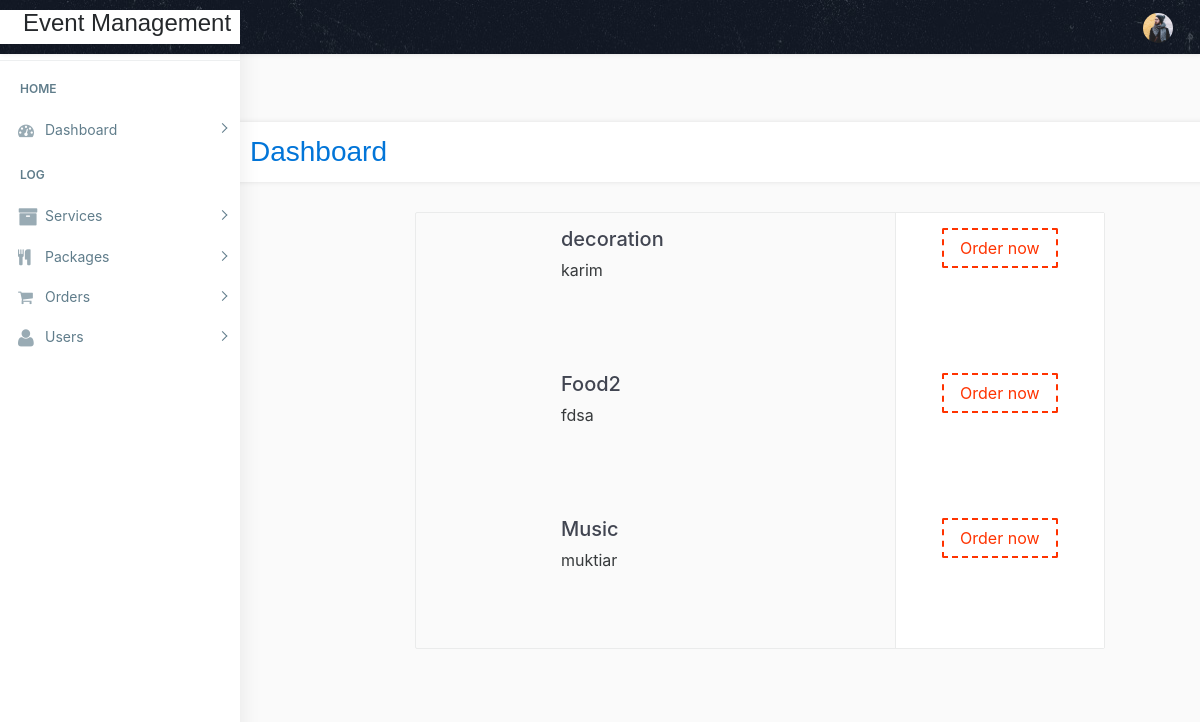
Before: /admin/all_dealer_service.php (signed in) with the older database file.
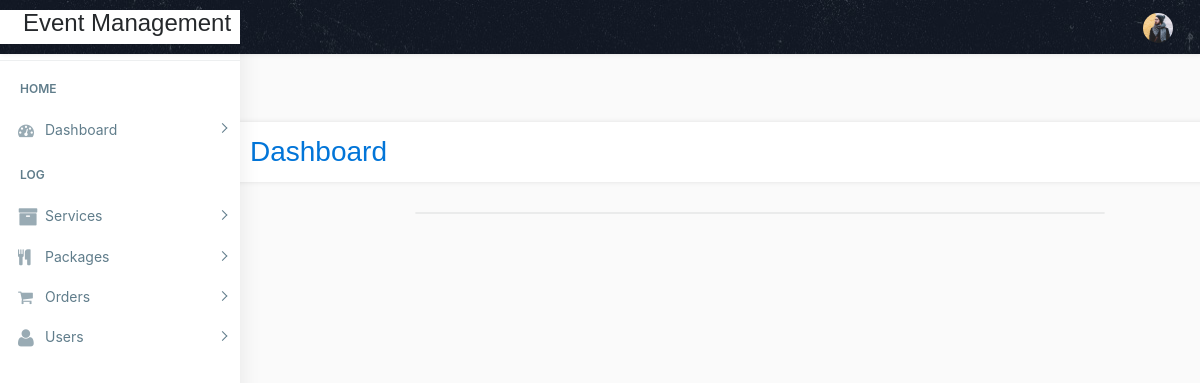
After: the same page with the newer database file.
### tables this page shows
CREATE TABLE `dealer` (
  `de_id` int(222) NOT NULL,
  `dc_name` varchar(222) NOT NULL,
  `username` varchar(222) NOT NULL,
  `f_name` varchar(222) NOT NULL,
  `l_name` varchar(222) NOT NULL,
  `email` varchar(222) NOT NULL,
  `password` varchar(222) NOT NULL,
  `phone` varchar(222) NOT NULL,
  `address` text NOT NULL
);

### admin/all_dealer_service.php (the view, shortened to what the changed rows need)
<!DOCTYPE html>
<html lang="en">
<?php
include("../connection/connect.php");
if(empty($_SESSION["adm_id"]))
{
	header('location:index.php');
}
elseif($_SESSION['role'] == "User")
{
	header('location:index.php');
}
else
{
?>
<head>
    <link href="css/lib/bootstrap/bootstrap.min.css" rel="stylesheet">
    <link href="css/helper.css" rel="stylesheet">
    <link href="css/style.css" rel="stylesheet">
    <link href="css1/bootstrap.min.css" rel="stylesheet">
    <link href="css1/font-awesome.min.css" rel="stylesheet">
    <link href="css1/animsition.min.css" rel="stylesheet">
    <link href="css1/animate.css" rel="stylesheet">
    <link href="css1/style1.css" rel="stylesheet">
</head>
<body class="fix-header fix-sidebar">
    <div id="main-wrapper">
         <div class="header">
            <nav class="navbar top-navbar navbar-expand-md navbar-light">
                <div class="navbar-header">
                    <a class="navbar-brand" href="dashboard.php">
                        <h4 class="h4">Event Management</h4>
                    </a>
                </div>
                <div class="navbar-collapse">
                    <ul class="navbar-nav mr-auto mt-md-0">
                        <li class="nav-item"> <a class="nav-link nav-toggler hidden-md-up text-muted  " href="javascript:void(0)"><i class="mdi mdi-menu"></i></a> </li>
                        <li class="nav-item m-l-10"> <a class="nav-link sidebartoggler hidden-sm-down text-muted  " href="javascript:void(0)"><i class="ti-menu"></i></a> </li>
                    </ul>
                    <ul class="navbar-nav my-lg-0">
                        <li class="nav-item hidden-sm-down search-box"> <a class="nav-link hidden-sm-down text-muted  " href="javascript:void(0)"><i class="ti-search"></i></a>
                        </li>
                        <li class="nav-item dropdown">
                        </li>
                        <li class="nav-item dropdown">
                            <a class="nav-link dropdown-toggle text-muted  " href="#" data-toggle="dropdown" aria-haspopup="true" aria-expanded="false"><img src="images/users/5.jpg" alt="user" class="profile-pic" /></a>
                        </li>
                    </ul>
                </div>
            </nav>
        </div>
        <div class="left-sidebar">
            <div class="scroll-sidebar">
                <nav class="sidebar-nav">
                    <ul id="sidebarnav">
                        <li class="nav-devider"></li>
                        <li class="nav-label">Home</li>
                        <li> <a class="has-arrow  " href="#" aria-expanded="false"><i class="fa fa-tachometer"></i><span class="hide-menu">Dashboard</span></a>
                        </li>
                        <li class="nav-label">Log</li>
                        <li> <a class="has-arrow  " href="#" aria-expanded="false"><i class="fa fa-archive f-s-20 color-warning"></i><span class="hide-menu">Services</span></a>
                        </li>
                       <li> <a class="has-arrow  " href="#" aria-expanded="false"><i class="fa fa-cutlery" aria-hidden="true"></i><span class="hide-menu">Packages</span></a>
                        </li>
						 <li> <a class="has-arrow  " href="#" aria-expanded="false"><i class="fa fa-shopping-cart" aria-hidden="true"></i><span class="hide-menu">Orders</span></a>
                        </li>
                        <li> <a class="has-arrow  " href="#" aria-expanded="false">  <span><i class="fa fa-user f-s-20 "></i></span><span class="hide-menu">Users</span></a>
                        </li>
                    </ul>
                </nav>
            </div>
        </div>
        <div class="page-wrapper">
            <div class="row page-titles">
                <div class="col-md-5 align-self-center">
                    <h3 class="text-primary">Dashboard</h3> </div>
            </div>
            <div class="container-fluid">
                <div class="row">
                    <div class="col-xs-12 col-sm-1 col-md-2 col-lg-2">
                    </div>
                    <div class="col-xs-12 col-sm-5 col-md-5 col-lg-9">
                        <div class="bg-gray service-entry">
                            <div class="row">
                                <?php $ress = mysqli_query($db, "select * from dealer");
                                while ($rows = mysqli_fetch_array($ress)) {
                                    echo ' <div class="col-sm-12 col-md-12 col-lg-8 text-xs-center text-sm-left">
															<div class="entry-dscr">
																<h5><a href="dealer/create.php?de_id=' . $rows['de_id'] . '" >' . $rows['dc_name'] . '</a></h5> <span>' . $rows['username'] . ' </span>
															</div>
														</div>
														 <div class="col-sm-12 col-md-12 col-lg-4 text-xs-center">
																<div class="right-content bg-white">
																	<div class="right-review">
                                                                      <a href="dealer/create.php?de_id=' . $rows['de_id'] . '" class="btn theme-btn-dash">Order now</a>
                                                                    </div>
																</div>
															</div>';
                                }
                                ?>
                            </div>
                        </div>
                    </div>
                </div>
            </div>
            </div>
        </div>
</body>
</html>
<?php
}
?>

Changed rows visible on the page:
removed dealer: dc_name "decoration", username "karim"
removed dealer: dc_name "Food2", username "fdsa"
removed dealer: dc_name "Music", username "muktiar"
